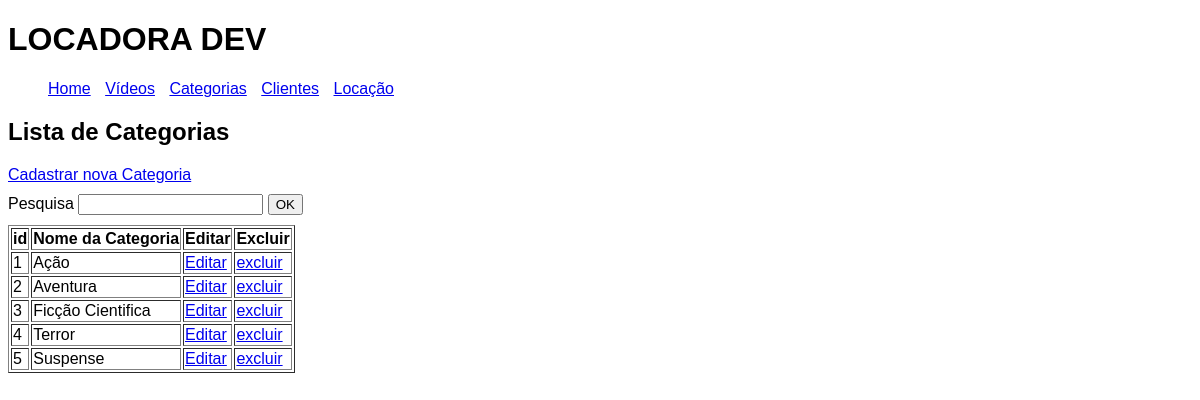
The app's page /index.php?menu=categorias with its own data.
### tables this page shows
create table tbCategorias(
idCategoria int NOT NULL AUTO_INCREMENT PRIMARY KEY,
nomeCategoria varchar(30) NOT NULL);

### lista-categorias.php (the view)
<h2>Lista de Categorias</h2>
<div>
    <a href="index.php?menu=cad-categorias">Cadastrar nova Categoria</a>
</div>
<div>
    <?php
    if (isset($_POST["txtPesquisa"])) {
        $txtPesquisa = $_POST["txtPesquisa"];
    } else {
        $txtPesquisa = "";
    }
    ?>
    <form action="" method="post">
        <label for="txtPesquisa">Pesquisa</label>
        <input type="search" name="txtPesquisa" id="txtPesquisa" value="<?=$txtPesquisa?>">
        <button type="submit">
            OK
        </button>
    </form>
</div>
<table border="1">
    <thead>
        <tr>
            <th>id</th>
            <th>Nome da Categoria</th>
            <th>Editar</th>
            <th>Excluir</th>
        </tr>
    </thead>
    <tbody>
    <?php
        $sql = "SELECT * FROM tbcategorias
        where nomeCategoria like '%{$txtPesquisa}%'";
        $rs = mysqli_query($conexao, $sql);
        while ($dados = mysqli_fetch_assoc($rs)) {
        ?>
            <tr>
                <td><?= $dados["idCategoria"] ?></td>
                <td><?= $dados["nomeCategoria"] ?></td>
                <td><a href="index.php?menu=editar-categorias&idCategoria=<?=$dados["idCategoria"]?>">Editar</a></td>
                <td><a href="index.php?menu=excluir-categorias&idCategoria=<?=$dados["idCategoria"]?>">excluir</a></td>
            </tr>
        <?php
        }
        ?>
    </tbody>
</table>

### css/estilo.css (style rules this page uses)
body { font-family: Arial, Helvetica, sans-serif; }
div { margin-bottom: 10px; }

### records on screen
tbcategorias: idCategoria "1", nomeCategoria "Ação"
tbcategorias: idCategoria "2", nomeCategoria "Aventura"
tbcategorias: idCategoria "3", nomeCategoria "Ficção Cientifica"
tbcategorias: idCategoria "4", nomeCategoria "Terror"
tbcategorias: idCategoria "5", nomeCategoria "Suspense"
